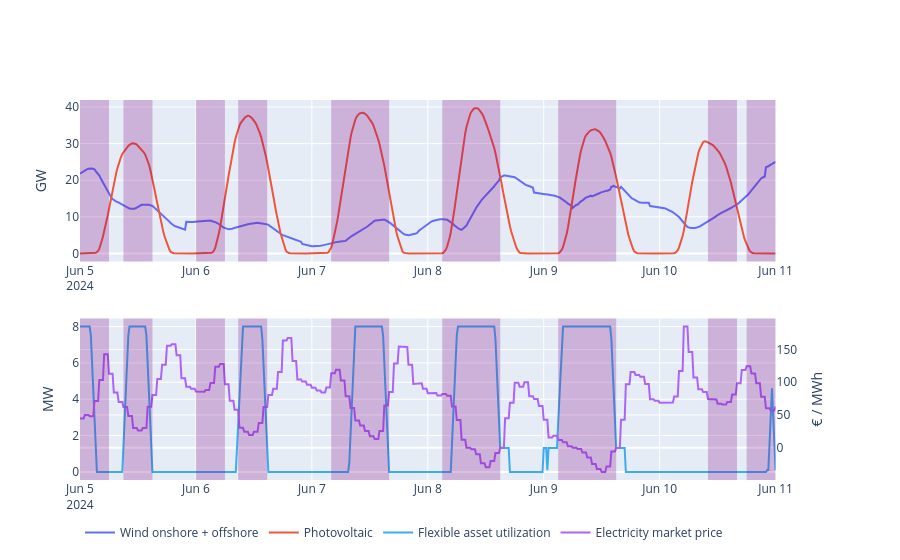

Here is the notebook cell this chart was saved with:
### Code cell
build_figure(ee_gen, power_timeseries["predictive_w6_wAllowed24h"], smard, '2024-06-05', '2024-06-11', "fig_predictive_w6_24h_summer_week.pdf")

### Figure 1 — Plotly figure (JSON) as saved in the notebook; plotly's stock layout.template omitted (floating-point values rounded to 4 significant figures; data arrays with more than 128 entries replaced by an {"elided": "..."} marker saying what was removed)
{"data": [{"name": "Wind onshore + offshore", "type": "scatter", "x": {"elided": "577 str values"}, "xaxis": "x", "y": {"elided": "577 float values"}, "yaxis": "y"}, {"name": "Photovoltaic", "type": "scatter", "x": {"elided": "577 str values"}, "xaxis": "x", "y": {"elided": "577 float values"}, "yaxis": "y"}, {"line": {"color": "#3BADEF"}, "name": "Flexible asset utilization", "type": "scatter", "x": {"elided": "577 str values"}, "xaxis": "x2", "y": {"elided": "577 float values"}, "yaxis": "y2"}, {"name": "Electricity market price", "type": "scatter", "x": {"elided": "577 str values"}, "xaxis": "x2", "y": {"elided": "577 float values"}, "yaxis": "y3"}], "layout": {"legend": {"orientation": "h"}, "shapes": [{"fillcolor": "purple", "line": {"width": 0}, "opacity": 0.25, "type": "rect", "x0": "2024-06-05T00:00:00", "x1": "2024-06-05T06:00:00", "xref": "x", "y0": 0, "y1": 1, "yref": "y domain"}, {"fillcolor": "purple", "line": {"width": 0}, "opacity": 0.25, "type": "rect", "x0": "2024-06-05T00:00:00", "x1": "2024-06-05T06:00:00", "xref": "x2", "y0": 0, "y1": 1, "yref": "y2 domain"}, {"fillcolor": "purple", "line": {"width": 0}, "opacity": 0.25, "type": "rect", "x0": "2024-06-05T09:00:00", "x1": "2024-06-05T15:00:00", "xref": "x", "y0": 0, "y1": 1, "yref": "y domain"}, {"fillcolor": "purple", "line": {"width": 0}, "opacity": 0.25, "type": "rect", "x0": "2024-06-05T09:00:00", "x1": "2024-06-05T15:00:00", "xref": "x2", "y0": 0, "y1": 1, "yref": "y2 domain"}, {"fillcolor": "purple", "line": {"width": 0}, "opacity": 0.25, "type": "rect", "x0": "2024-06-06T00:00:00", "x1": "2024-06-06T06:00:00", "xref": "x", "y0": 0, "y1": 1, "yref": "y domain"}, {"fillcolor": "purple", "line": {"width": 0}, "opacity": 0.25, "type": "rect", "x0": "2024-06-06T00:00:00", "x1": "2024-06-06T06:00:00", "xref": "x2", "y0": 0, "y1": 1, "yref": "y2 domain"}, {"fillcolor": "purple", "line": {"width": 0}, "opacity": 0.25, "type": "rect", "x0": "2024-06-06T08:45:00", "x1": "2024-06-06T14:45:00", "xref": "x", "y0": 0, "y1": 1, "yref": "y domain"}, {"fillcolor": "purple", "line": {"width": 0}, "opacity": 0.25, "type": "rect", "x0": "2024-06-06T08:45:00", "x1": "2024-06-06T14:45:00", "xref": "x2", "y0": 0, "y1": 1, "yref": "y2 domain"}, {"fillcolor": "purple", "line": {"width": 0}, "opacity": 0.25, "type": "rect", "x0": "2024-06-07T04:00:00", "x1": "2024-06-07T16:00:00", "xref": "x", "y0": 0, "y1": 1, "yref": "y domain"}, {"fillcolor": "purple", "line": {"width": 0}, "opacity": 0.25, "type": "rect", "x0": "2024-06-07T04:00:00", "x1": "2024-06-07T16:00:00", "xref": "x2", "y0": 0, "y1": 1, "yref": "y2 domain"}, {"fillcolor": "purple", "line": {"width": 0}, "opacity": 0.25, "type": "rect", "x0": "2024-06-08T03:00:00", "x1": "2024-06-08T15:00:00", "xref": "x", "y0": 0, "y1": 1, "yref": "y domain"}, {"fillcolor": "purple", "line": {"width": 0}, "opacity": 0.25, "type": "rect", "x0": "2024-06-08T03:00:00", "x1": "2024-06-08T15:00:00", "xref": "x2", "y0": 0, "y1": 1, "yref": "y2 domain"}, {"fillcolor": "purple", "line": {"width": 0}, "opacity": 0.25, "type": "rect", "x0": "2024-06-09T03:00:00", "x1": "2024-06-09T15:00:00", "xref": "x", "y0": 0, "y1": 1, "yref": "y domain"}, {"fillcolor": "purple", "line": {"width": 0}, "opacity": 0.25, "type": "rect", "x0": "2024-06-09T03:00:00", "x1": "2024-06-09T15:00:00", "xref": "x2", "y0": 0, "y1": 1, "yref": "y2 domain"}, {"fillcolor": "purple", "line": {"width": 0}, "opacity": 0.25, "type": "rect", "x0": "2024-06-10T10:00:00", "x1": "2024-06-10T16:00:00", "xref": "x", "y0": 0, "y1": 1, "yref": "y domain"}, {"fillcolor": "purple", "line": {"width": 0}, "opacity": 0.25, "type": "rect", "x0": "2024-06-10T10:00:00", "x1": "2024-06-10T16:00:00", "xref": "x2", "y0": 0, "y1": 1, "yref": "y2 domain"}, {"fillcolor": "purple", "line": {"width": 0}, "opacity": 0.25, "type": "rect", "x0": "2024-06-10T18:00:00", "x1": "2024-06-11T00:00:00", "xref": "x", "y0": 0, "y1": 1, "yref": "y domain"}, {"fillcolor": "purple", "line": {"width": 0}, "opacity": 0.25, "type": "rect", "x0": "2024-06-10T18:00:00", "x1": "2024-06-11T00:00:00", "xref": "x2", "y0": 0, "y1": 1, "yref": "y2 domain"}], "xaxis": {"anchor": "y", "domain": [0, 0.94]}, "xaxis2": {"anchor": "y2", "domain": [0, 0.94]}, "yaxis": {"anchor": "x", "domain": [0.575, 1], "title": {"text": "GW"}}, "yaxis2": {"anchor": "x2", "domain": [0, 0.425], "title": {"text": "MW"}}, "yaxis3": {"anchor": "x2", "overlaying": "y2", "side": "right", "title": {"text": "€ / MWh"}}}}
